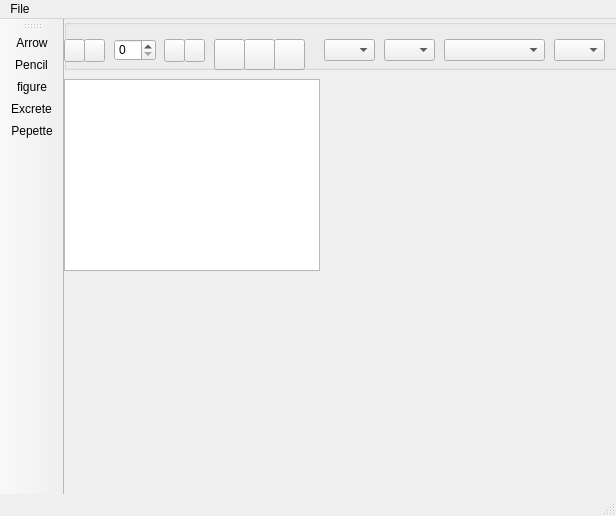
<?xml version="1.0" encoding="UTF-8"?>
<ui version="4.0">
 <class>MainWindow</class>
 <widget class="QMainWindow" name="MainWindow">
  <property name="geometry">
   <rect>
    <x>0</x>
    <y>0</y>
    <width>616</width>
    <height>516</height>
   </rect>
  </property>
  <property name="windowTitle">
   <string>MainWindow</string>
  </property>
  <widget class="QWidget" name="centralWidget">
   <property name="layoutDirection">
    <enum>Qt::LeftToRight</enum>
   </property>
   <widget class="QGraphicsView" name="graphicsView">
    <property name="geometry">
     <rect>
      <x>0</x>
      <y>60</y>
      <width>256</width>
      <height>192</height>
     </rect>
    </property>
   </widget>
   <widget class="QGroupBox" name="groupBox">
    <property name="geometry">
     <rect>
      <x>0</x>
      <y>0</y>
      <width>581</width>
      <height>51</height>
     </rect>
    </property>
    <property name="title">
     <string/>
    </property>
    <widget class="QPushButton" name="buttonColor1">
     <property name="geometry">
      <rect>
       <x>0</x>
       <y>20</y>
       <width>21</width>
       <height>23</height>
      </rect>
     </property>
     <property name="text">
      <string/>
     </property>
    </widget>
    <widget class="QPushButton" name="buttonColor2">
     <property name="geometry">
      <rect>
       <x>20</x>
       <y>20</y>
       <width>21</width>
       <height>23</height>
      </rect>
     </property>
     <property name="text">
      <string/>
     </property>
    </widget>
    <widget class="QSpinBox" name="spinBoxPenWidth">
     <property name="geometry">
      <rect>
       <x>50</x>
       <y>20</y>
       <width>42</width>
       <height>22</height>
      </rect>
     </property>
    </widget>
    <widget class="QComboBox" name="comboBoxPenStyle">
     <property name="geometry">
      <rect>
       <x>380</x>
       <y>20</y>
       <width>101</width>
       <height>22</height>
      </rect>
     </property>
    </widget>
    <widget class="QPushButton" name="pushButtonBack">
     <property name="geometry">
      <rect>
       <x>100</x>
       <y>20</y>
       <width>21</width>
       <height>23</height>
      </rect>
     </property>
     <property name="text">
      <string/>
     </property>
    </widget>
    <widget class="QPushButton" name="pushButtonForward">
     <property name="geometry">
      <rect>
       <x>120</x>
       <y>20</y>
       <width>21</width>
       <height>23</height>
      </rect>
     </property>
     <property name="text">
      <string/>
     </property>
    </widget>
    <widget class="QComboBox" name="comboBoxCounter">
     <property name="geometry">
      <rect>
       <x>260</x>
       <y>20</y>
       <width>51</width>
       <height>22</height>
      </rect>
     </property>
    </widget>
    <widget class="QComboBox" name="comboBoxFigure">
     <property name="geometry">
      <rect>
       <x>320</x>
       <y>20</y>
       <width>51</width>
       <height>22</height>
      </rect>
     </property>
    </widget>
    <widget class="QComboBox" name="comboBoxCapStyle">
     <property name="geometry">
      <rect>
       <x>490</x>
       <y>20</y>
       <width>51</width>
       <height>22</height>
      </rect>
     </property>
    </widget>
    <widget class="QPushButton" name="pushButtonZ2">
     <property name="geometry">
      <rect>
       <x>180</x>
       <y>20</y>
       <width>31</width>
       <height>31</height>
      </rect>
     </property>
     <property name="text">
      <string/>
     </property>
    </widget>
    <widget class="QPushButton" name="pushButtonZ1">
     <property name="geometry">
      <rect>
       <x>150</x>
       <y>20</y>
       <width>31</width>
       <height>31</height>
      </rect>
     </property>
     <property name="text">
      <string/>
     </property>
    </widget>
    <widget class="QPushButton" name="pushButtonZ3">
     <property name="geometry">
      <rect>
       <x>210</x>
       <y>20</y>
       <width>31</width>
       <height>31</height>
      </rect>
     </property>
     <property name="text">
      <string/>
     </property>
    </widget>
   </widget>
  </widget>
  <widget class="QMenuBar" name="menuBar">
   <property name="geometry">
    <rect>
     <x>0</x>
     <y>0</y>
     <width>616</width>
     <height>20</height>
    </rect>
   </property>
   <property name="cursor">
    <cursorShape>ArrowCursor</cursorShape>
   </property>
   <widget class="QMenu" name="menuFile">
    <property name="title">
     <string>File</string>
    </property>
    <addaction name="actionOpen"/>
   </widget>
   <addaction name="menuFile"/>
  </widget>
  <widget class="QToolBar" name="mainToolBar">
   <attribute name="toolBarArea">
    <enum>LeftToolBarArea</enum>
   </attribute>
   <attribute name="toolBarBreak">
    <bool>false</bool>
   </attribute>
   <addaction name="actionArrow"/>
   <addaction name="actionPencil"/>
   <addaction name="actionFigure"/>
   <addaction name="actionExcrete"/>
   <addaction name="actionPepette"/>
  </widget>
  <widget class="QStatusBar" name="statusBar"/>
  <action name="actionOpen">
   <property name="text">
    <string>Open</string>
   </property>
  </action>
  <action name="actionFigure">
   <property name="icon">
    <iconset resource="res.qrc">
     <normaloff>:/images/toolBar/figure.png</normaloff>:/images/toolBar/figure.png</iconset>
   </property>
   <property name="text">
    <string>figure</string>
   </property>
  </action>
  <action name="actionPencil">
   <property name="icon">
    <iconset resource="res.qrc">
     <normaloff>:/images/toolBar/pencil.png</normaloff>:/images/toolBar/pencil.png</iconset>
   </property>
   <property name="text">
    <string>Pencil</string>
   </property>
  </action>
  <action name="actionArrow">
   <property name="icon">
    <iconset resource="res.qrc">
     <normaloff>:/images/toolBar/cursor_drag_hand.png</normaloff>:/images/toolBar/cursor_drag_hand.png</iconset>
   </property>
   <property name="text">
    <string>Arrow</string>
   </property>
  </action>
  <action name="actionExcrete">
   <property name="icon">
    <iconset resource="res.qrc">
     <normaloff>:/images/toolBar/excrete.png</normaloff>:/images/toolBar/excrete.png</iconset>
   </property>
   <property name="text">
    <string>Excrete</string>
   </property>
  </action>
  <action name="actionPepette">
   <property name="icon">
    <iconset resource="res.qrc">
     <normaloff>:/images/toolBar/pipette.png</normaloff>:/images/toolBar/pipette.png</iconset>
   </property>
   <property name="text">
    <string>Pepette</string>
   </property>
  </action>
 </widget>
 <layoutdefault spacing="6" margin="11"/>
 <resources>
  <include location="res.qrc"/>
 </resources>
 <connections/>
</ui>
